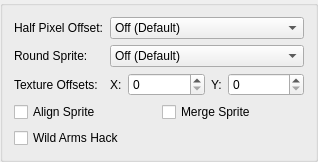
     <widget class="QGroupBox" name="upscalingFixesTab">
      <attribute name="title">
       <string>Upscaling Fixes</string>
      </attribute>
      <layout class="QFormLayout" name="upscalingFixesLayout">
       <item row="0" column="0">
        <widget class="QLabel" name="label_14">
         <property name="text">
          <string>Half Pixel Offset:</string>
         </property>
        </widget>
       </item>
       <item row="0" column="1">
        <widget class="QComboBox" name="halfPixelOffset">
         <item>
          <property name="text">
           <string>Off (Default)</string>
          </property>
         </item>
         <item>
          <property name="text">
           <string>Normal (Vertex)</string>
          </property>
         </item>
         <item>
          <property name="text">
           <string>Special (Texture)</string>
          </property>
         </item>
         <item>
          <property name="text">
           <string>Special (Texture - Aggressive)</string>
          </property>
         </item>
        </widget>
       </item>
       <item row="1" column="0">
        <widget class="QLabel" name="label_15">
         <property name="text">
          <string>Round Sprite:</string>
         </property>
        </widget>
       </item>
       <item row="1" column="1">
        <widget class="QComboBox" name="roundSprite">
         <item>
          <property name="text">
           <string>Off (Default)</string>
          </property>
         </item>
         <item>
          <property name="text">
           <string>Half</string>
          </property>
         </item>
         <item>
          <property name="text">
           <string>Full</string>
          </property>
         </item>
        </widget>
       </item>
       <item row="2" column="0">
        <widget class="QLabel" name="textureOffsetLabel">
         <property name="text">
          <string>Texture Offsets:</string>
         </property>
        </widget>
       </item>
       <item row="2" column="1">
        <layout class="QHBoxLayout" name="textureOffsetLayout" stretch="0,1,0,1">
         <item>
          <widget class="QLabel" name="textureOffsetXLabel">
           <property name="text">
            <string>X:</string>
           </property>
          </widget>
         </item>
         <item>
          <widget class="QSpinBox" name="textureOffsetX">
           <property name="maximum">
            <number>1000</number>
           </property>
          </widget>
         </item>
         <item>
          <widget class="QLabel" name="textureOffsetYLabel">
           <property name="text">
            <string>Y:</string>
           </property>
          </widget>
         </item>
         <item>
          <widget class="QSpinBox" name="textureOffsetY">
           <property name="maximum">
            <number>1000</number>
           </property>
          </widget>
         </item>
        </layout>
       </item>
       <item row="3" column="0" colspan="2">
        <layout class="QGridLayout" name="gridLayout_3">
         <item row="0" column="1">
          <widget class="QCheckBox" name="mergeSprite">
           <property name="text">
            <string>Merge Sprite</string>
           </property>
          </widget>
         </item>
         <item row="0" column="0">
          <widget class="QCheckBox" name="alignSprite">
           <property name="text">
            <string>Align Sprite</string>
           </property>
          </widget>
         </item>
         <item row="1" column="0">
          <widget class="QCheckBox" name="wildHack">
           <property name="text">
            <string>Wild Arms Hack</string>
           </property>
          </widget>
         </item>
        </layout>
       </item>
      </layout>
     </widget>
